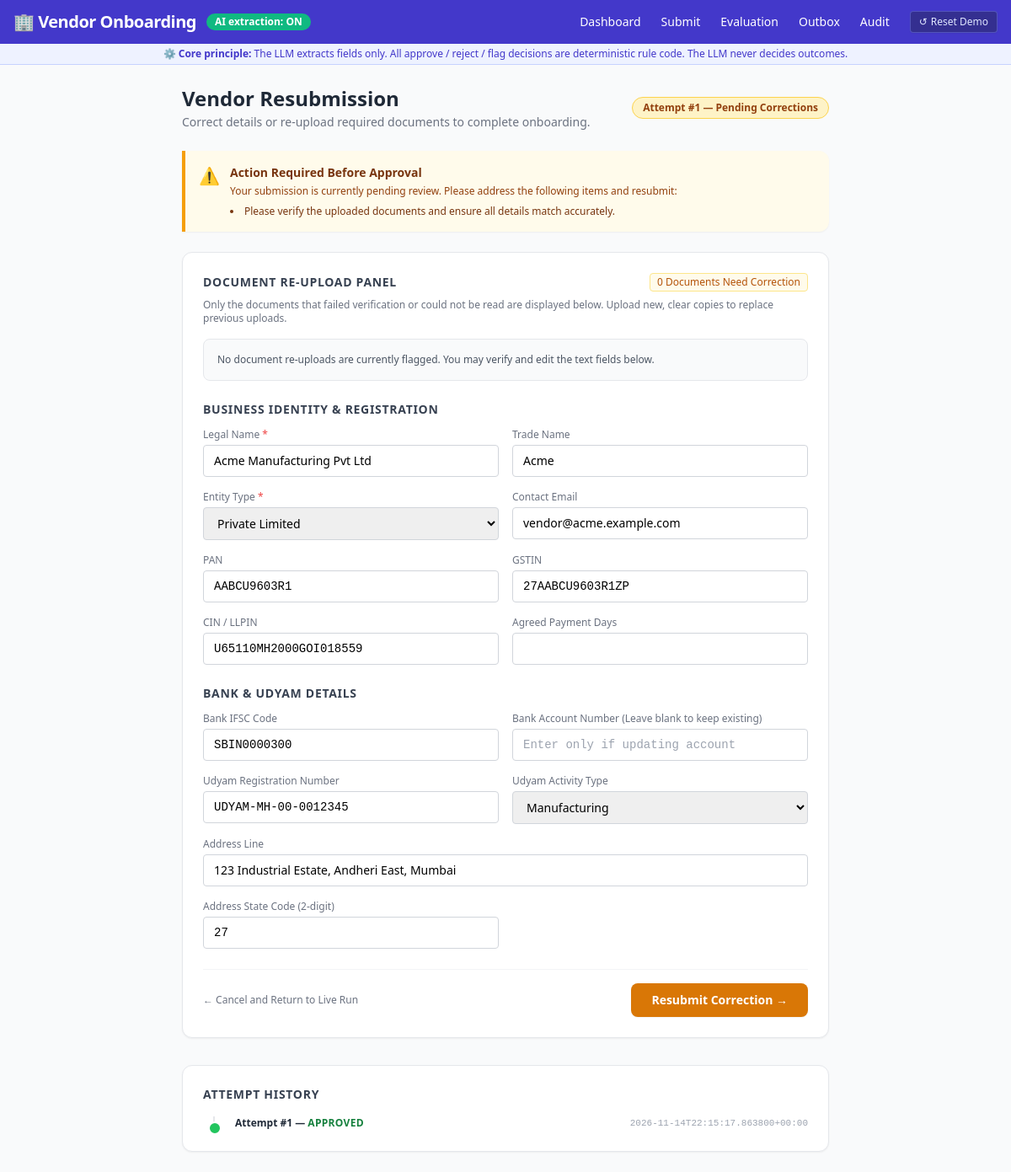
The page /submissions/653da12e-e9e3-4c42-8821-b2e57a006f80/resubmit on the database its author committed.
### app/models.py (models this page shows, shortened)
class VendorSubmission(Base):
    __tablename__ = "vendor_submission"
    id = Column(String, primary_key=True)
    created_at = Column(String, nullable=False)
    status = Column(String, nullable=False, default="draft")
    legal_name = Column(String, nullable=False)
    trade_name = Column(String, nullable=True)
    entity_type = Column(String, nullable=False)
    pan = Column(String, nullable=True)
    gstin = Column(String, nullable=True)
    cin = Column(String, nullable=True)
    llpin = Column(String, nullable=True)
    ifsc = Column(String, nullable=True)
    bank_account_number = Column(String, nullable=True)       # HMAC-SHA256 digest
    bank_account_number_last4 = Column(String, nullable=True)
    udyam_number = Column(String, nullable=True)
    udyam_category = Column(String, nullable=True)
    udyam_activity_type = Column(String, nullable=True)
    address_line = Column(Text, nullable=True)
    address_state_code = Column(String, nullable=True)
    email = Column(String, nullable=True)
    raw_json = Column(Text, nullable=True)
    soft_risk_score = Column(Float, nullable=True, default=0.0)
    payment_term_cap_days = Column(Integer, nullable=True)
    agreed_payment_days = Column(Integer, nullable=True)      # buyer-side input; NULL → 15-day default
    attempt_no = Column(Integer, nullable=False, default=1)

class Decision(Base):
    __tablename__ = "decision"
    id = Column(String, primary_key=True)
    submission_id = Column(String, nullable=False)
    outcome = Column(String, nullable=False)
    hard_fail_checks = Column(Text, nullable=True)
    fixable_checks = Column(Text, nullable=True)
    soft_risk_score = Column(Float, nullable=True)
    decided_at = Column(String, nullable=False)
    decided_by = Column(String, nullable=False, default="system")
    override_reason = Column(Text, nullable=True)
    llm_explanation = Column(Text, nullable=True)

### app/routers/submissions.py (the view, shortened to what this page needs)
@router.get("/submissions/{sub_id}/resubmit", response_class=HTMLResponse)
async def resubmit_view(request: Request, sub_id: str, db: Session = Depends(get_db)):
    submission = db.query(VendorSubmission).filter(VendorSubmission.id == sub_id).first()
    if not submission:
        raise HTTPException(status_code=404, detail="Submission not found")
    latest_decision = (
        db.query(Decision)
        .filter(Decision.submission_id == sub_id)
        .order_by(Decision.decided_at.desc())
        .first()
    )
    fixable_check_names = []
    if latest_decision and latest_decision.fixable_checks:
        try:
            fixable_check_names = json.loads(latest_decision.fixable_checks)
        except Exception:
            pass
    fixable_labels = [get_fixable_label(cn) for cn in fixable_check_names]
    failing_slot_keys = set()
    failing_slots = []
    for k in failing_slot_keys:
        if k in SLOT_CONFIG:
            failing_slots.append(SLOT_CONFIG[k])
    decisions = (
        db.query(Decision)
        .filter(Decision.submission_id == sub_id)
        .order_by(Decision.decided_at.asc())
        .all()
    )
    attempt_history = []
    for idx, d in enumerate(decisions):
        f_items = []
        if d.fixable_checks:
            try:
                f_names = json.loads(d.fixable_checks)
                f_items = [get_fixable_label(fn) for fn in f_names]
            except Exception:
                pass
        attempt_history.append({
            "attempt_number": idx + 1,
            "decided_at": d.decided_at,
            "outcome": d.outcome,
            "fixable_items": f_items,
        })
    return templates.TemplateResponse(
        request=request,
        name="resubmit.html",
        context={
            "submission": submission,
            "fixable_labels": fixable_labels,
            "failing_slots": failing_slots,
            "attempt_history": attempt_history,
        },
    )

### app/database.py (called while the page is built)
def get_db():
    db: Session = SessionLocal()
    try:
        yield db
    finally:
        db.close()

### app/pipeline/extractor.py (called while the page is built)
def get_extractor_mode() -> str:
    return os.getenv("EXTRACTOR_MODE", "auto").strip().lower()

def is_ai_extraction_enabled() -> bool:
    if get_extractor_mode() == "offline":
        return False
    if _CIRCUIT_BREAKER_TRIPPED:
        return False
    return bool(os.getenv("GEMINI_API_KEY"))

### app/templates.py (called while the page is built)
def is_demo_mode() -> bool:
    return os.getenv("DEMO_MODE", "true").lower() in ("true", "1", "yes")

### templates/resubmit.html (shortened to what this page needs)
{% extends "base.html" %}
{% block content %}
<div class="max-w-3xl mx-auto">
  <div class="mb-6">
    <div class="flex items-center justify-between">
      <div>
        <h1 class="text-2xl font-bold text-gray-800">Vendor Resubmission</h1>
        <p class="text-sm text-gray-500 mt-0.5">Correct details or re-upload required documents to complete onboarding.</p>
      </div>
      <span class="px-3 py-1 rounded-full text-xs font-semibold bg-amber-100 text-amber-800 border border-amber-300">
        Attempt #{{ submission.attempt_no or 1 }} — Pending Corrections
      </span>
    </div>
  </div>
  <div class="bg-amber-50 border-l-4 border-amber-500 p-4 rounded-r-xl shadow-sm mb-6">
    <div class="flex items-start">
      <div class="flex-shrink-0 text-amber-500 text-xl font-bold mr-3">⚠️</div>
      <div class="flex-1">
        <h2 class="text-sm font-bold text-amber-900 mb-1">Action Required Before Approval</h2>
        <p class="text-xs text-amber-800 mb-2">
          Your submission is currently pending review. Please address the following items and resubmit:
        </p>
        <ul class="list-disc list-inside space-y-1 text-xs text-amber-900 font-medium">
          {% for label in fixable_labels %}
          <li>{{ label }}</li>
          {% else %}
          <li>Please verify the uploaded documents and ensure all details match accurately.</li>
          {% endfor %}
        </ul>
      </div>
    </div>
  </div>
  <form method="post" action="/submissions/{{ submission.id }}/resubmit" enctype="multipart/form-data"
        class="bg-white rounded-xl shadow-sm border border-gray-200 p-6 space-y-6">
    <section>
      <div class="flex items-center justify-between mb-2">
        <h2 class="text-sm font-semibold text-gray-700 uppercase tracking-wider">Document Re-Upload Panel</h2>
        <span class="text-xs text-amber-700 bg-amber-50 border border-amber-200 px-2 py-0.5 rounded font-medium">
          {{ failing_slots|length }} Document{{ "s" if failing_slots|length != 1 else "" }} Need Correction
        </span>
      </div>
      <p class="text-xs text-gray-500 mb-4">
        Only the documents that failed verification or could not be read are displayed below. Upload new, clear copies to replace previous uploads.
      </p>
      {% if failing_slots %}
      <div class="space-y-4">
        {% for slot in failing_slots %}
        <div class="border-2 border-dashed border-amber-300 rounded-xl p-4 bg-amber-50/40">
          <div class="flex items-center justify-between mb-2">
            <div>
              <label class="block text-xs font-bold text-gray-800">
                📄 {{ slot.label }} <span class="text-red-500">*</span>
              </label>
              {% if slot.reason %}
              <p class="text-xs text-amber-700 mt-0.5">{{ slot.reason }}</p>
              {% endif %}
            </div>
            <span class="text-[11px] font-mono px-2 py-0.5 bg-white border border-gray-200 rounded text-gray-500">
              Slot: {{ slot.key }}
            </span>
          </div>
          <input type="file" name="{{ slot.field_name }}" accept="{{ slot.accept or '.pdf,.jpg,.jpeg,.png' }}"
                 class="block w-full text-xs text-gray-600 file:mr-3 file:py-2 file:px-3 file:rounded-lg file:border-0 file:text-xs file:font-semibold file:bg-amber-100 file:text-amber-800 hover:file:bg-amber-200 cursor-pointer">
        </div>
        {% endfor %}
      </div>
      {% else %}
      <div class="p-4 bg-gray-50 border border-gray-200 rounded-lg text-xs text-gray-600">
        No document re-uploads are currently flagged. You may verify and edit the text fields below.
      </div>
      {% endif %}
    </section>
    <section>
      <h2 class="text-sm font-semibold text-gray-700 uppercase tracking-wider mb-3">Business Identity & Registration</h2>
      <div class="grid grid-cols-1 md:grid-cols-2 gap-4">
        <div>
          <label class="block text-xs text-gray-500 mb-1">Legal Name <span class="text-red-500">*</span></label>
          <input type="text" name="legal_name" value="{{ submission.legal_name or '' }}" required
                 class="w-full border border-gray-300 rounded px-3 py-2 text-sm focus:outline-none focus:ring-2 focus:ring-indigo-300">
        </div>
        <div>
          <label class="block text-xs text-gray-500 mb-1">Trade Name</label>
          <input type="text" name="trade_name" value="{{ submission.trade_name or '' }}"
                 class="w-full border border-gray-300 rounded px-3 py-2 text-sm focus:outline-none focus:ring-2 focus:ring-indigo-300">
        </div>
        <div>
          <label class="block text-xs text-gray-500 mb-1">Entity Type <span class="text-red-500">*</span></label>
          <select name="entity_type" required
                  class="w-full border border-gray-300 rounded px-3 py-2 text-sm focus:outline-none focus:ring-2 focus:ring-indigo-300">
            <option value="pvt_ltd" {% if submission.entity_type == 'pvt_ltd' %}selected{% endif %}>Private Limited</option>
          </select>
        </div>
        <div>
          <label class="block text-xs text-gray-500 mb-1">Contact Email</label>
          <input type="email" name="email" value="{{ submission.email or '' }}"
                 class="w-full border border-gray-300 rounded px-3 py-2 text-sm focus:outline-none focus:ring-2 focus:ring-indigo-300">
        </div>
        <div>
          <label class="block text-xs text-gray-500 mb-1">PAN</label>
          <input type="text" name="pan" value="{{ submission.pan or '' }}" maxlength="10"
                 class="w-full border border-gray-300 rounded px-3 py-2 text-sm uppercase font-mono focus:outline-none focus:ring-2 focus:ring-indigo-300">
        </div>
        <div>
          <label class="block text-xs text-gray-500 mb-1">GSTIN</label>
          <input type="text" name="gstin" value="{{ submission.gstin or '' }}" maxlength="15"
                 class="w-full border border-gray-300 rounded px-3 py-2 text-sm uppercase font-mono focus:outline-none focus:ring-2 focus:ring-indigo-300">
        </div>
        <div>
          <label class="block text-xs text-gray-500 mb-1">CIN / LLPIN</label>
          <input type="text" name="cin" value="{{ submission.cin or submission.llpin or '' }}"
                 class="w-full border border-gray-300 rounded px-3 py-2 text-sm uppercase font-mono focus:outline-none focus:ring-2 focus:ring-indigo-300">
        </div>
        <div>
          <label class="block text-xs text-gray-500 mb-1">Agreed Payment Days</label>
          <input type="number" name="agreed_payment_days" value="{{ submission.agreed_payment_days if submission.agreed_payment_days is not none else '' }}"
                 class="w-full border border-gray-300 rounded px-3 py-2 text-sm focus:outline-none focus:ring-2 focus:ring-indigo-300">
        </div>
      </div>
    </section>
    <section>
      <h2 class="text-sm font-semibold text-gray-700 uppercase tracking-wider mb-3">Bank & Udyam Details</h2>
      <div class="grid grid-cols-1 md:grid-cols-2 gap-4">
        <div>
          <label class="block text-xs text-gray-500 mb-1">Bank IFSC Code</label>
          <input type="text" name="ifsc" value="{{ submission.ifsc or '' }}" maxlength="11"
                 class="w-full border border-gray-300 rounded px-3 py-2 text-sm uppercase font-mono focus:outline-none focus:ring-2 focus:ring-indigo-300">
        </div>
        <div>
          <label class="block text-xs text-gray-500 mb-1">Bank Account Number (Leave blank to keep existing)</label>
          <input type="text" name="bank_account_number" placeholder="Enter only if updating account"
                 class="w-full border border-gray-300 rounded px-3 py-2 text-sm font-mono focus:outline-none focus:ring-2 focus:ring-indigo-300">
        </div>
        <div>
          <label class="block text-xs text-gray-500 mb-1">Udyam Registration Number</label>
          <input type="text" name="udyam_number" value="{{ submission.udyam_number or '' }}"
                 class="w-full border border-gray-300 rounded px-3 py-2 text-sm font-mono focus:outline-none focus:ring-2 focus:ring-indigo-300">
        </div>
        <div>
          <label class="block text-xs text-gray-500 mb-1">Udyam Activity Type</label>
          <select name="udyam_activity_type"
                  class="w-full border border-gray-300 rounded px-3 py-2 text-sm focus:outline-none focus:ring-2 focus:ring-indigo-300">
            <option value="manufacturing" {% if submission.udyam_activity_type == 'manufacturing' %}selected{% endif %}>Manufacturing</option>
          </select>
        </div>
        <div class="md:col-span-2">
          <label class="block text-xs text-gray-500 mb-1">Address Line</label>
          <input type="text" name="address_line" value="{{ submission.address_line or '' }}"
                 class="w-full border border-gray-300 rounded px-3 py-2 text-sm focus:outline-none focus:ring-2 focus:ring-indigo-300">
        </div>
        <div>
          <label class="block text-xs text-gray-500 mb-1">Address State Code (2-digit)</label>
          <input type="text" name="address_state_code" value="{{ submission.address_state_code or '' }}" maxlength="2"
                 class="w-full border border-gray-300 rounded px-3 py-2 text-sm font-mono focus:outline-none focus:ring-2 focus:ring-indigo-300">
        </div>
      </div>
    </section>
    <div class="pt-4 border-t border-gray-100 flex items-center justify-between">
      <a href="/submissions/{{ submission.id }}/run" class="text-xs text-gray-500 hover:underline">
        ← Cancel and Return to Live Run
      </a>
      <button type="submit"
              class="px-6 py-2.5 bg-amber-600 hover:bg-amber-700 text-white rounded-lg text-sm font-semibold shadow-sm transition">
        Resubmit Correction →
      </button>
    </div>
  </form>
  <div class="mt-8 bg-white rounded-xl shadow-sm border border-gray-200 p-6">
    <h2 class="text-sm font-semibold text-gray-700 uppercase tracking-wider mb-4">Attempt History</h2>
    {% if attempt_history %}
    <div class="relative border-l-2 border-gray-200 ml-3 space-y-6">
      {% for att in attempt_history %}
      <div class="relative pl-6">
        <span class="absolute -left-2 top-1.5 w-4 h-4 rounded-full border-2 border-white
                    {% if att.outcome == 'approved' %}bg-green-500
                    {% elif att.outcome == 'rejected' %}bg-red-500
                    {% elif att.outcome == 'human_review' %}bg-purple-500
                    {% else %}bg-amber-500{% endif %}">
        </span>
        <div class="flex items-center justify-between">
          <p class="text-xs font-bold text-gray-800">
            Attempt #{{ att.attempt_number }} —
            <span class="uppercase tracking-wide
                        {% if att.outcome == 'approved' %}text-green-700
                        {% elif att.outcome == 'rejected' %}text-red-700
                        {% elif att.outcome == 'human_review' %}text-purple-700
                        {% else %}text-amber-700{% endif %}">
              {{ att.outcome }}
            </span>
          </p>
          <span class="text-[11px] text-gray-400 font-mono">{{ att.decided_at }}</span>
        </div>
      </div>
      {% endfor %}
    </div>
    {% else %}
    <p class="text-xs text-gray-400 italic">No prior attempts recorded.</p>
    {% endif %}
  </div>
</div>
{% endblock %}

### rows shown on the page
VendorSubmission: attempt_no "1", legal_name "Acme Manufacturing Pvt Ltd", trade_name "Acme", entity_type "Private Limited", email "vendor@acme.example.com", pan "AABCU9603R1", gstin "27AABCU9603R1ZP", cin "U65110MH2000GOI018559", ifsc "SBIN0000300", udyam_number "UDYAM-MH-00-0012345", udyam_activity_type "Manufacturing", address_line "123 Industrial Estate, Andheri East, Mumbai", address_state_code "27"
Decision: attempt_number "1", outcome "APPROVED", decided_at "2026-11-14T22:15:17.863800+00:00"

### other values the page prints
{{ failing_slots|length }} "0"
{{ "s" if failing_slots|length != 1 else "" }} "s"
